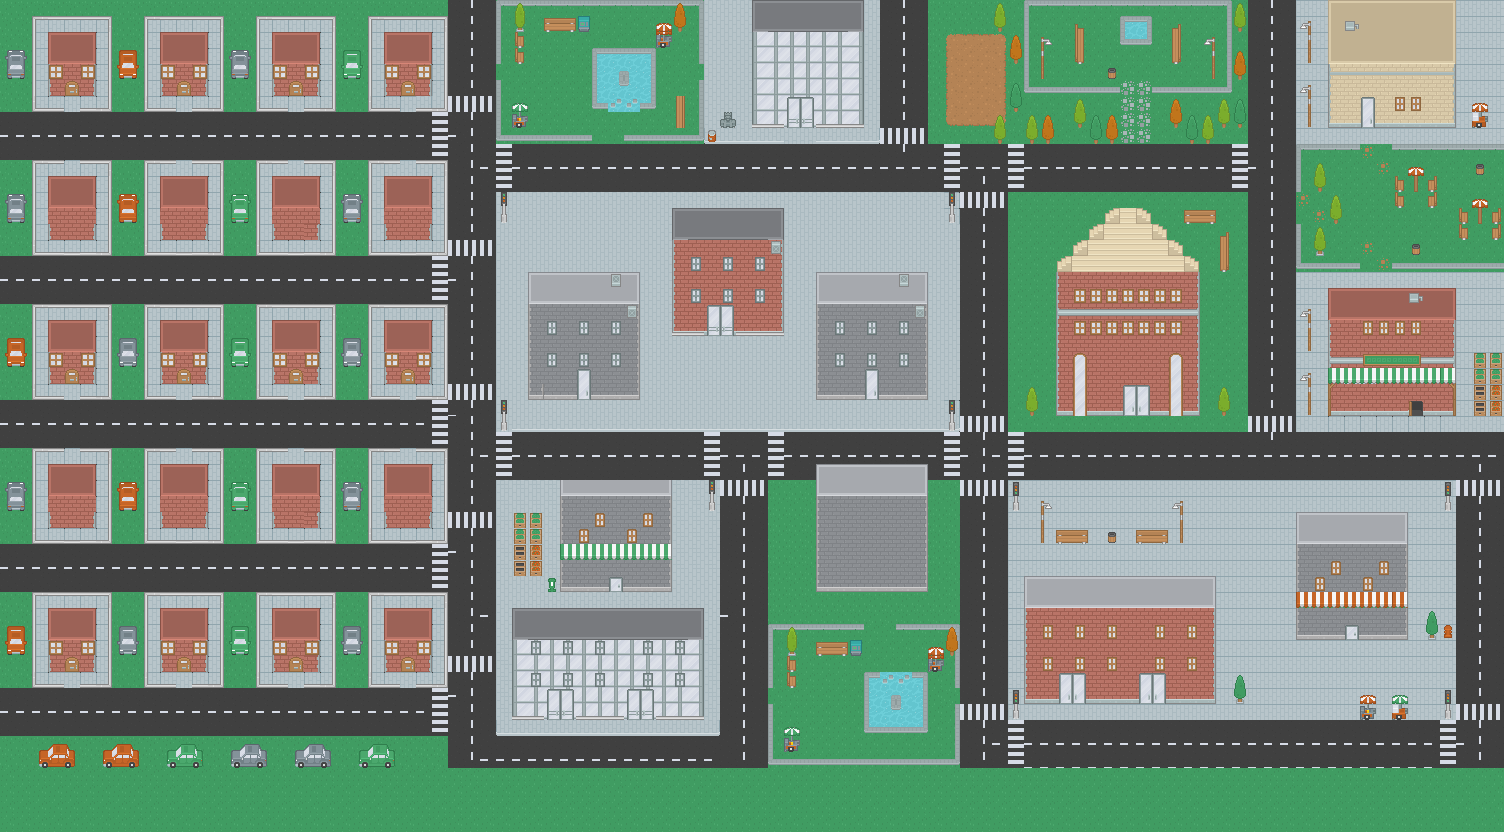

A 2D game scene composited from a Tiled map and its tileset images. What follows is a short description and the map's XML, with each tile layer's data collapsed to a summary:
An orthogonal 94x52 tile map with 16x16 px tiles, 3 tile layers (Grass, City, Accents) and 4 objects (4x wall).

<map version="1.5" tiledversion="1.7.0" orientation="orthogonal" renderorder="right-down" width="94" height="52" tilewidth="16" tileheight="16" infinite="0" nextlayerid="6" nextobjectid="208">
 <tileset firstgid="1" source="roguelikeCity_magenta.tsx" />
 <layer id="1" name="Grass" width="94" height="52">
  <data>[4888 cells, 4888 non-empty, 7 distinct tile ids]</data>
 </layer>
 <layer id="2" name="City" width="94" height="52">
  <data>[4888 cells, 4012 non-empty, 120 distinct tile ids]</data>
 </layer>
 <layer id="3" name="Accents" width="94" height="52">
  <data>[4888 cells, 1410 non-empty, 157 distinct tile ids]</data>
 </layer>
 <objectgroup id="5" name="Walls">
  <object id="162" name="wall" x="1497.43" y="1.10021" width="3.14027" height="824.529" />
  <object id="163" name="wall" x="0.537051" y="-1.24963" width="3.14027" height="833.078" />
  <object id="164" name="wall" x="10.258" y="827.861" width="1491.53" height="2.10719" />
  <object id="165" name="wall" x="-1.75371" y="-0.3512" width="1508.63" height="2.10719" />
 </objectgroup>
</map>
